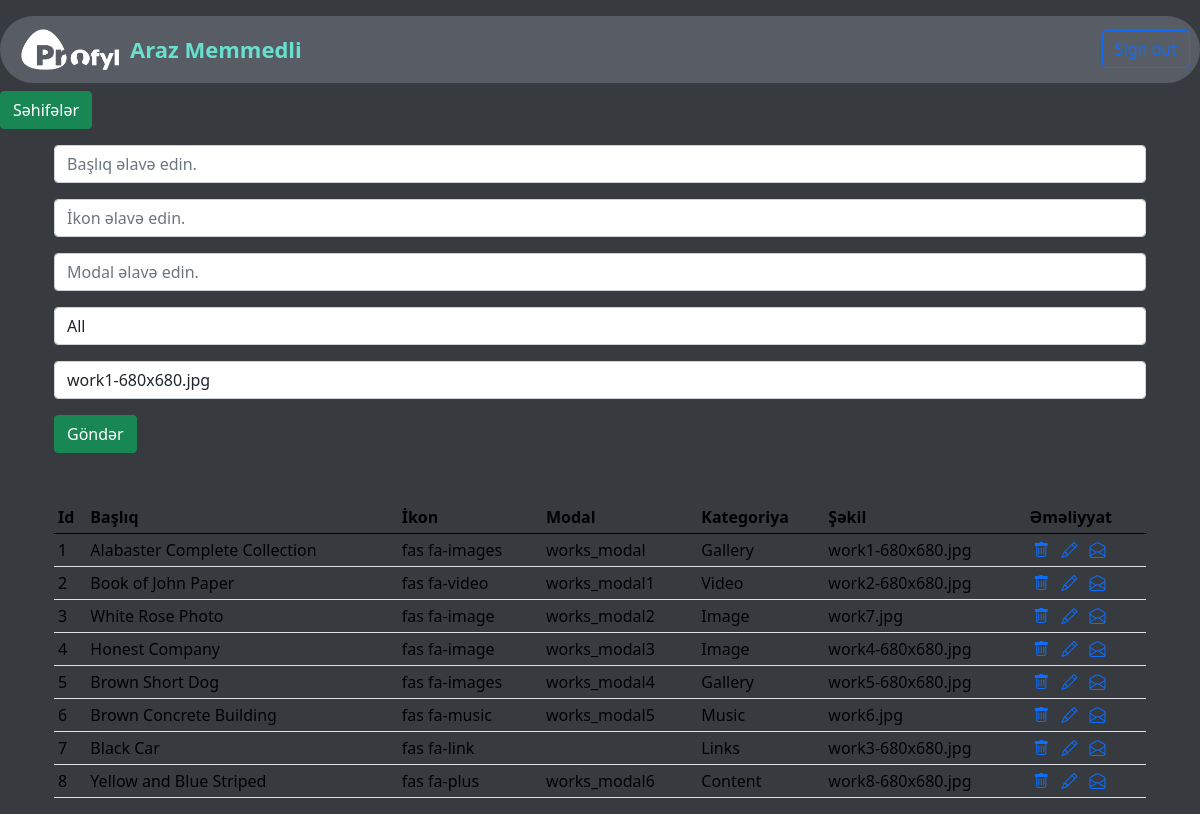
Before: /admin/portfolio/ with the older database file.
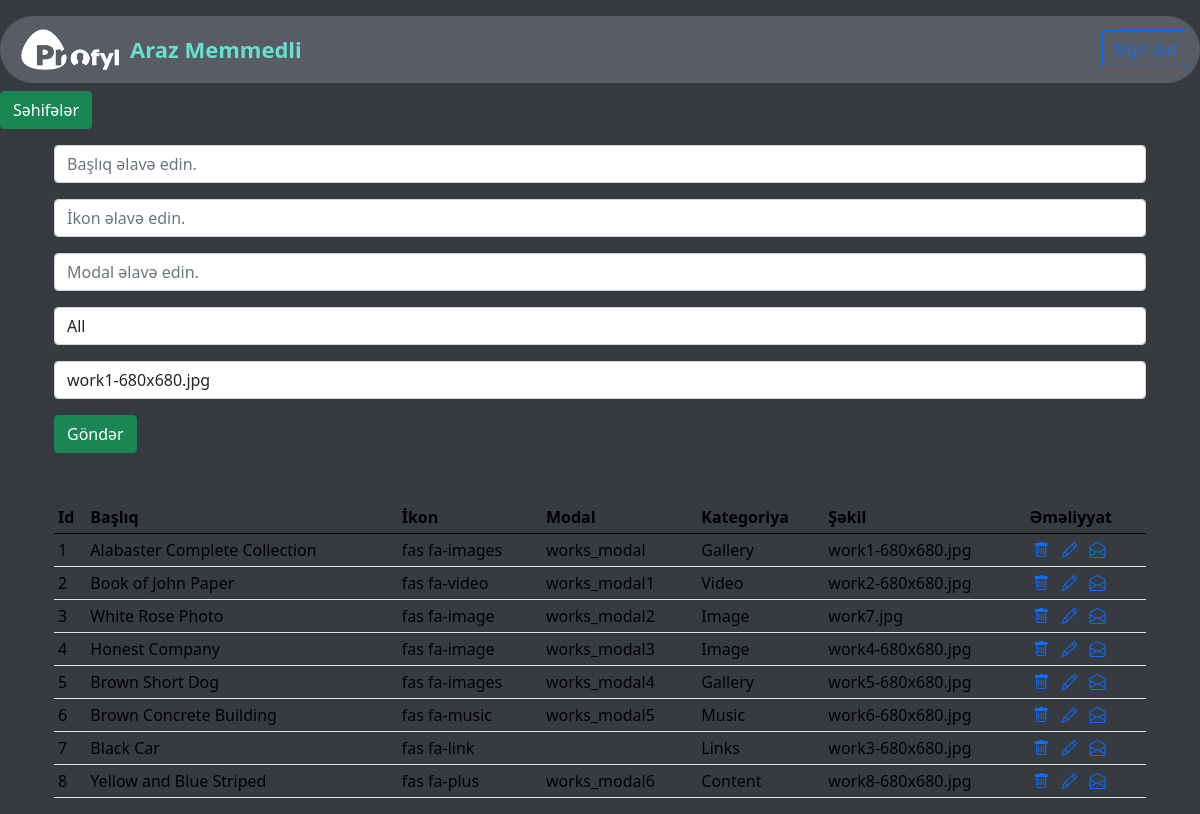
After: the same page with the newer database file.
### app/models.py (models this page shows)
class Portfolio(db.Model):
    __tablename__='portfolio'
    id = db.Column(db.Integer, primary_key=True)
    p_title = db.Column(db.String(140))
    p_icon = db.Column(db.String(70))
    data_modal = db.Column(db.String(100))
    portfoliocategory_name=db.Column(db.String(100), db.ForeignKey('portfolio_category.cat_name'), nullable=False)
    portfolioimages_name=db.Column(db.String(200), db.ForeignKey('portfolio_images.p_img'), nullable=False)

### admin/portfolio_routes.py (the view, shortened to what this page needs)
@portfolio_bp.route('/admin/portfolio/',methods=['GET','POST'])
def portfolio():
    portfolioForm=PortfolioForm()
    portfolios=Portfolio.query.all()
    return render_template('admin/portfolio.html',form=portfolioForm,portfolios=portfolios)

### admin/forms.py
class PortfolioForm(FlaskForm):
    p_title=StringField('p_title')
    p_icon=StringField('p_icon')
    data_modal=StringField('data_modal')
    portfoliocategory_name=SelectField('portfoliocategory_name',choices=PortfolioCategoryList)
    portfolioimages_name=SelectField('portfolioimages_name',choices=PortfolioImagesList)
    port_submit=SubmitField()

### admin/templates/admin/portfolio.html
{% extends 'admin/base.html' %}
{% block content %}
<section id="portfolio-form">
    <div class="container">
        <div class="row">
            <div class="col-12">
                <form action="/admin/portfolio/" method="POST">
                    <div class="form-group mt-3">
                        {{form.p_title(class='form-control',placeholder='Başlıq əlavə edin.')}}
                    </div>
                    <div class="form-group mt-3">
                        {{form.p_icon(class='form-control',placeholder='İkon əlavə edin.')}}
                    </div>
                    <div class="form-group mt-3">
                        {{form.data_modal(class='form-control',placeholder='Modal əlavə edin.')}}
                    </div>
                    <div class="form-group mt-3">
                        {{form.portfoliocategory_name(class='form-control')}}
                    </div>
                    <div class="form-group mt-3">
                        {{form.portfolioimages_name(class='form-control')}}
                    </div>
                    <div class="form-group mt-3">
                        {{form.port_submit(class='btn btn-success',value='Göndər')}}
                    </div>
                </form>
            </div>
        </div>
    </div>
</section>
<section id="portfolio-table">
    <div class="container mt-5">
        <table class="table table-sm" style="color: white;">
            <thead>
                <tr>
                    <th scope="col">Id</th>
                    <th scope="col">Başlıq</th>
                    <th scope="col">İkon</th>
                    <th scope="col">Modal</th>
                    <th scope="col">Kategoriya</th>
                    <th scope="col">Şəkil</th>
                    <th scope="col">Əməliyyat</th>
                  </tr>
            </thead>
            <tbody>
                {% for portfolio in portfolios %}
                <tr>
                    <td>{{portfolio.id}}</td>
                    <td>{{portfolio.p_title}}</td>
                    <td>{{portfolio.p_icon}}</td>
                    <td>{{portfolio.data_modal}}</td>
                    <td>{{portfolio.portfoliocategory_name}}</td>
                    <td>{{portfolio.portfolioimages_name}}</td>
                    <td>
                        <a href="/portfolio/delete/{{portfolio.id}}"><i class="bi bi-trash mx-1"></i></a>
                        <a href="/portfolio/update/{{portfolio.id}}"><i class="bi bi-pencil mx-1"></i></a>
                        <a href=""><i class="bi bi-envelope-open mx-1"></i></a>
                    </td>
                  </tr>
                {% endfor %}
            </tbody>
          </table>
    </div>
</section>
{% endblock  %}

Changed rows visible on the page:
changed Portfolio "Brown Concrete Building": portfolioimages_name "work6.jpg" → "work6-680x680.jpg"
